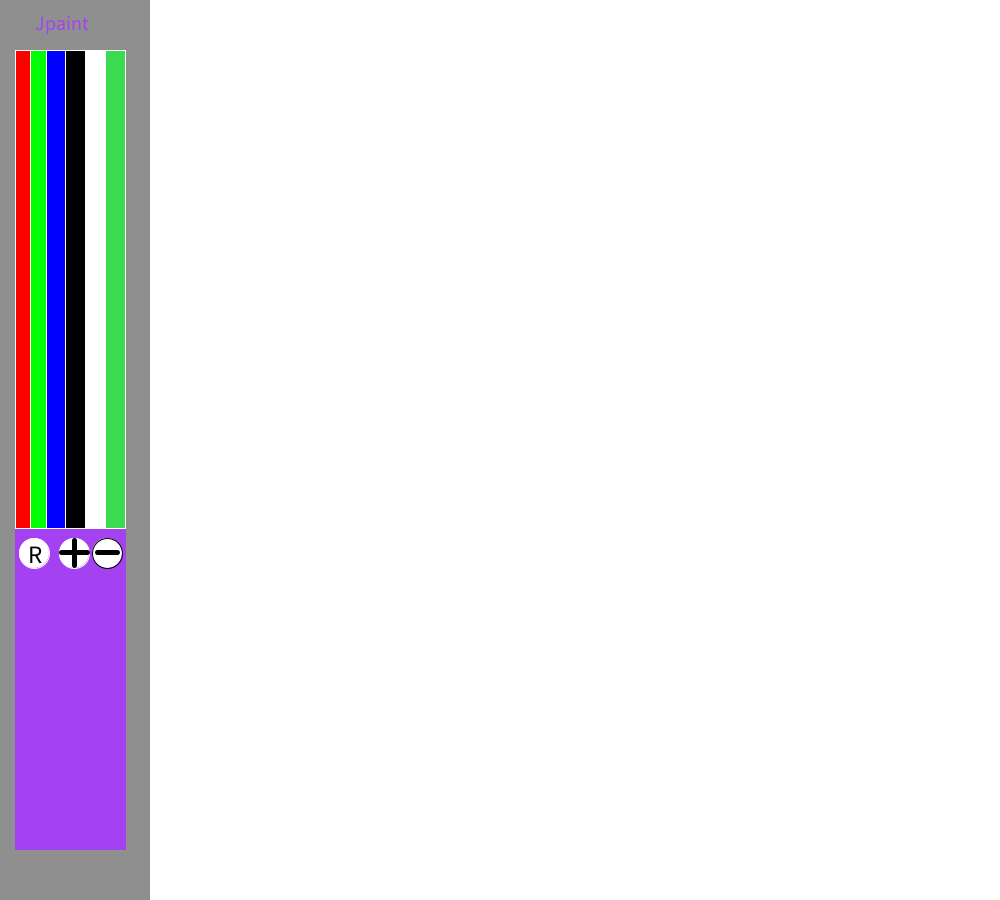
Frame 1 (no input)
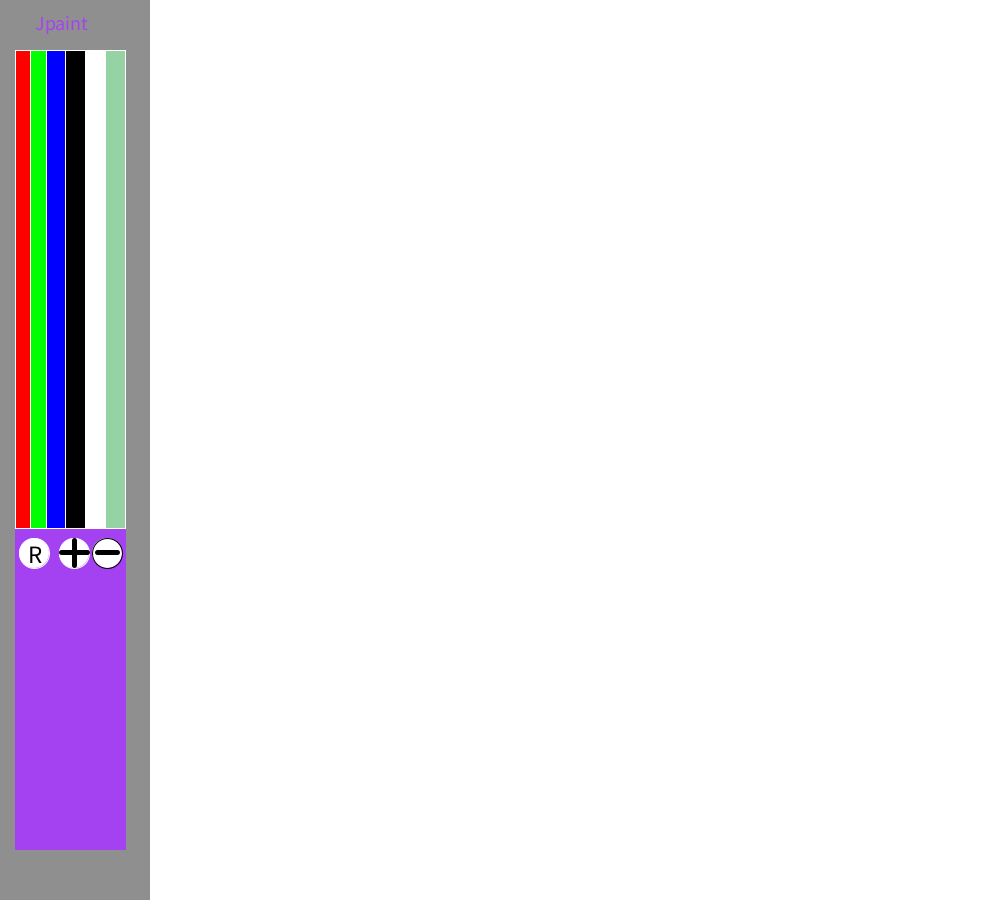
Frame 60 (the mouse pressed at the canvas centre just before this capture)
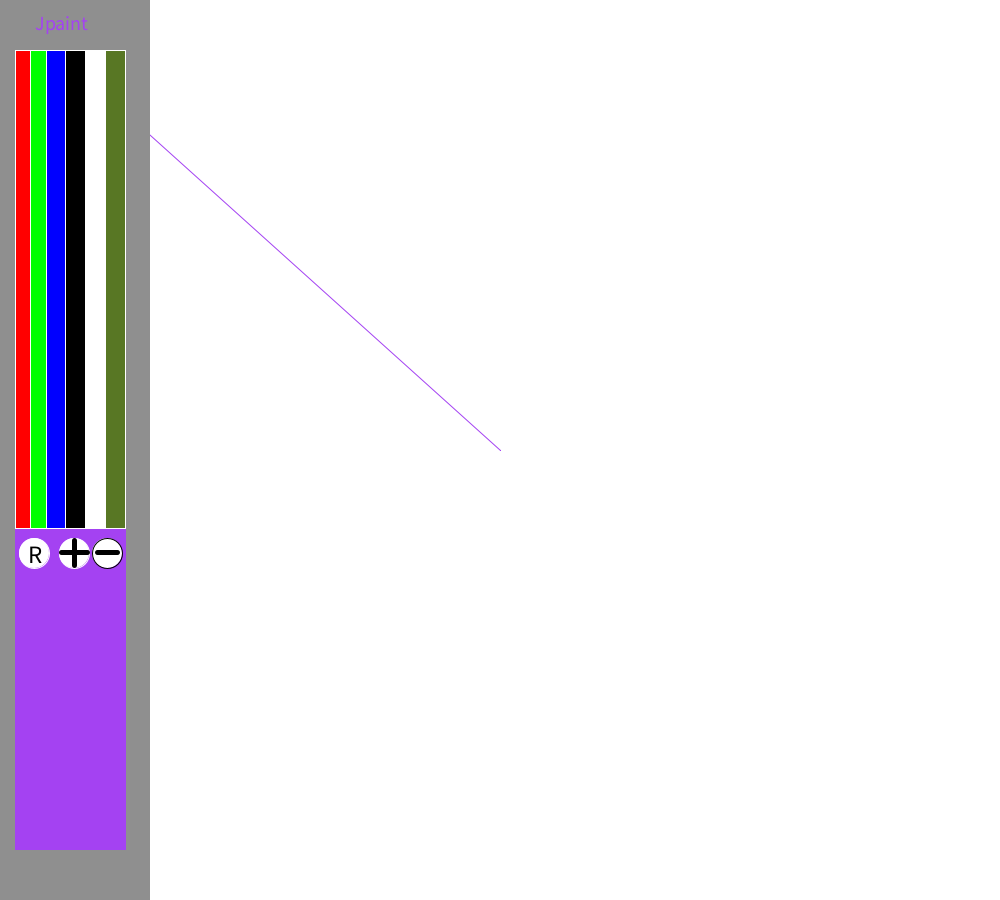
Frame 120 (the mouse held since frame 60 and released just before this capture)

The Processing sketch that drew these frames (run headless with seeded random() and noise(); from frame 60 on, the mouse is pressed at the canvas centre):

// Processing sketch: processing_175033
// ── processing_175033.pde

float colorPaleta1 = random (255);
float colorPaleta2 = random (255);
float colorPaleta3 = random (255);
float ancho= 1;

void setup()
{
 size (1000,900);
 background(255,255,255);

}
void draw()
{
  
  //line();
  if(mousePressed){
  if (mouseX > 149){
   
   strokeWeight(ancho); 
  stroke(colorPaleta1,colorPaleta2,colorPaleta3);
line(mouseX, mouseY, pmouseX, pmouseY);
strokeWeight(1);
  } 
  
  if(mouseX>16 && mouseX<31 && mouseY > 51 && mouseY<526){
   colorPaleta1 = 255;
 colorPaleta2 = 0;
 colorPaleta3 = 0;
  }
  else if (mouseX>32 && mouseX<45 && mouseY>51 && mouseY<526){
   colorPaleta1 = 0;
 colorPaleta2 = 255;
 colorPaleta3 = 0;
  }
  else if (mouseX>49 && mouseX<65 && mouseY>51 && mouseY<526){
   colorPaleta1 = 0;
 colorPaleta2 = 0;
 colorPaleta3 = 255;
  }
   else if (mouseX>66 && mouseX<83 && mouseY>51 && mouseY<526){
   colorPaleta1 = 0;
 colorPaleta2 = 0;
 colorPaleta3 = 0;
  }
   else if (mouseX>84 && mouseX<105 && mouseY>51 && mouseY<526){
   colorPaleta1 = 255;
 colorPaleta2 = 255;
 colorPaleta3 = 255;
  }
   else if (mouseX>105 && mouseX<125 && mouseY>51 && mouseY<526){
   colorPaleta1 = random(255);
 colorPaleta2 = random(255);
 colorPaleta3 = random(255);
  }
   if (mouseX>22 && mouseX<48 && mouseY>539 && mouseY<569){
   background(255,255,255);
  }
/*  else {
    colorPaleta1 = 0;
 colorPaleta2 = 0;
 colorPaleta3 = 0;
  }*/
}
  
//paleta
   noStroke();
 fill(143,143,143);
  rect(0,0,150,900);
fill(colorPaleta1,colorPaleta2,colorPaleta3);
  rect(15,50,111,800);
  
  //Titulo
  
   textSize(20);
   text("Jpaint",35,30);
   
   //Color Rojo
   fill(255,0,0);
   stroke(255,255,255);
   rect(15,50,20,478);
   
   //color Verde
   fill(0,255,0);
   stroke(255,255,255);
   rect(30,50,20,478);
   
   //Color Azul
    fill(0,0,255);
   stroke(255,255,255);
   rect(46,50,20,478);
   
   //Color Negro
    fill(0,0,0);
   stroke(255,255,255);
   rect(65,50,20,478);
   
   //Color Blanco
    fill(255,255,255);
   stroke(255,255,255);
   rect(85,50,20,478);
   
     //Color Random
    fill(random(255),random(255),random(255));
     stroke(255,255,255);
   rect(105,50,20,478);
   
  
   
 
   
 // println(mouseX,mouseY);
 //Reset
 fill(255,255,255);
ellipse(34,553,30,30);
  fill(0,0,0);
  textSize(25);
   text("R",28,563);
   
   
   //Aumentar pincel
   
   fill(255,255,255);
  ellipse(74,553,30,30);
   strokeWeight(5);
   stroke(0,0,0);
  line(74,540,74,565);
  line(61,552,87,552);
  strokeWeight(1);
  if(mouseX>60 && mouseX<91 && mouseY>539 && mouseY<572){
  ancho=5;
  }
  
  //Disminuir pincel
    fill(255,255,255);
  ellipse(107,553,30,30);
   strokeWeight(5);
   stroke(0,0,0);
 // line(107,540,107,565);
 line(97,552,117,552);
  strokeWeight(1);
  if(mouseX>95 && mouseX<124 && mouseY>538 && mouseY<572){
  ancho=1;
  
  }

}
